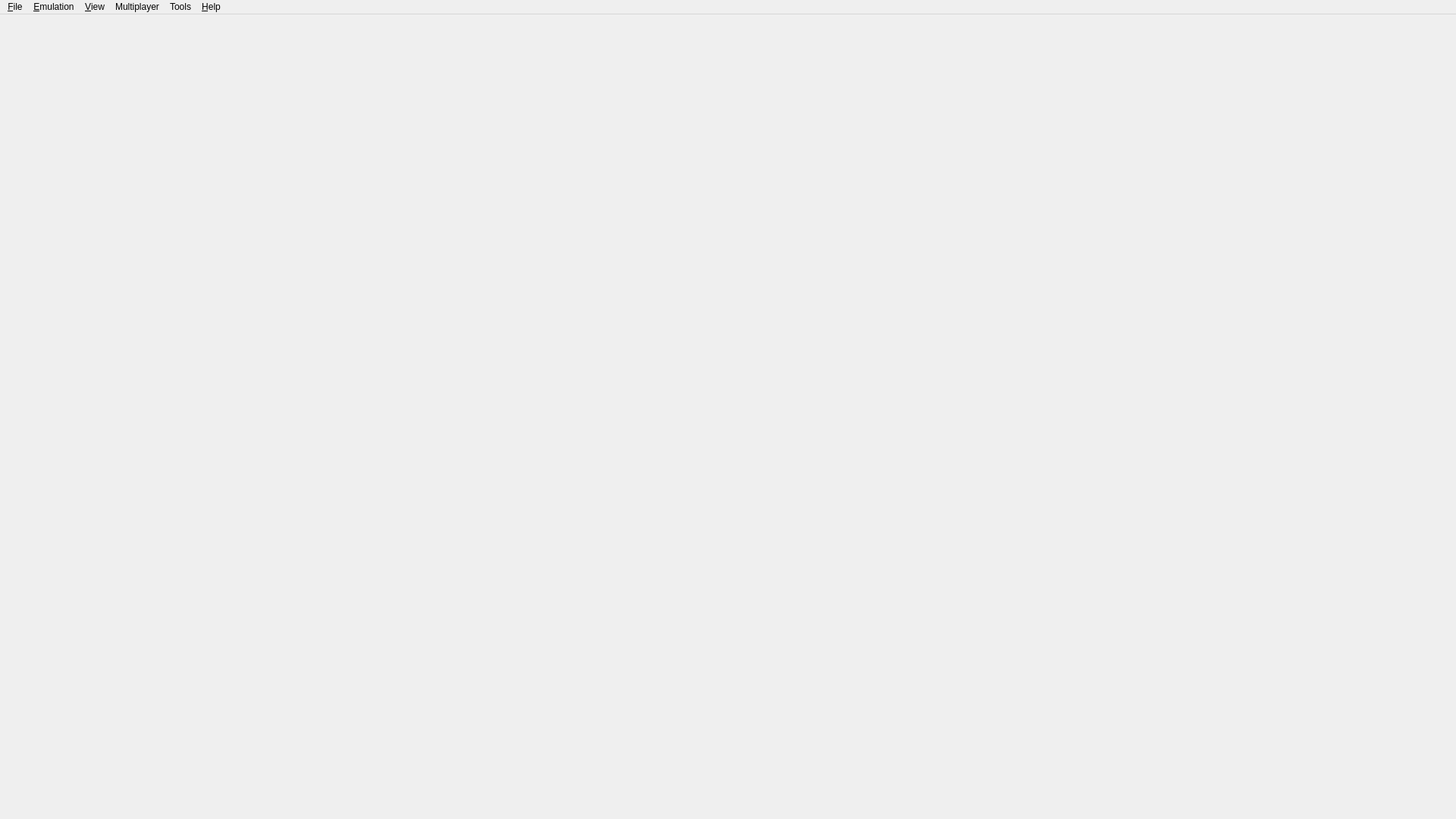
<?xml version="1.0" encoding="UTF-8"?>
<ui version="4.0">
 <class>MainWindow</class>
 <widget class="QMainWindow" name="MainWindow">
  <property name="geometry">
   <rect>
    <x>0</x>
    <y>0</y>
    <width>1920</width>
    <height>1080</height>
   </rect>
  </property>
  <property name="windowTitle">
   <string>Citra</string>
  </property>
  <property name="windowIcon">
   <iconset>
    <normaloff>dist/citra.png</normaloff>dist/citra.png</iconset>
  </property>
  <property name="tabShape">
   <enum>QTabWidget::Rounded</enum>
  </property>
  <property name="dockNestingEnabled">
   <bool>true</bool>
  </property>
  <widget class="QWidget" name="centralwidget">
   <layout class="QHBoxLayout" name="horizontalLayout">
    <property name="leftMargin">
     <number>0</number>
    </property>
    <property name="topMargin">
     <number>0</number>
    </property>
    <property name="rightMargin">
     <number>0</number>
    </property>
    <property name="bottomMargin">
     <number>0</number>
    </property>
   </layout>
  </widget>
  <widget class="QMenuBar" name="menubar">
   <property name="geometry">
    <rect>
     <x>0</x>
     <y>0</y>
     <width>1081</width>
     <height>25</height>
    </rect>
   </property>
   <widget class="QMenu" name="menu_File">
    <property name="title">
     <string>&amp;File</string>
    </property>
    <widget class="QMenu" name="menu_Boot_Home_Menu">
     <property name="title">
      <string>Boot Home Menu</string>
     </property>
     <addaction name="action_Boot_Home_Menu_JPN"/>
     <addaction name="action_Boot_Home_Menu_USA"/>
     <addaction name="action_Boot_Home_Menu_EUR"/>
     <addaction name="action_Boot_Home_Menu_AUS"/>
     <addaction name="action_Boot_Home_Menu_CHN"/>
     <addaction name="action_Boot_Home_Menu_KOR"/>
     <addaction name="action_Boot_Home_Menu_TWN"/>
    </widget>
    <widget class="QMenu" name="menu_recent_files">
     <property name="title">
      <string>Recent Files</string>
     </property>
    </widget>
    <widget class="QMenu" name="menu_Amiibo">
     <property name="title">
      <string>Amiibo</string>
     </property>
     <addaction name="action_Load_Amiibo"/>
     <addaction name="action_Remove_Amiibo"/>
    </widget>
    <addaction name="action_Load_File"/>
    <addaction name="action_Install_CIA"/>
    <addaction name="menu_Boot_Home_Menu"/>
    <addaction name="separator"/>
    <addaction name="menu_recent_files"/>
    <addaction name="separator"/>
    <addaction name="menu_Amiibo"/>
    <addaction name="separator"/>
    <addaction name="action_Open_Citra_Folder"/>
    <addaction name="separator"/>
    <addaction name="action_Exit"/>
   </widget>
   <widget class="QMenu" name="menu_Emulation">
    <property name="title">
     <string>&amp;Emulation</string>
    </property>
    <widget class="QMenu" name="menu_Save_State">
     <property name="title">
      <string>Save State</string>
     </property>
     <addaction name="action_Save_to_Oldest_Slot"/>
     <addaction name="separator"/>
    </widget>
    <widget class="QMenu" name="menu_Load_State">
     <property name="title">
      <string>Load State</string>
     </property>
     <addaction name="action_Load_from_Newest_Slot"/>
     <addaction name="separator"/>
    </widget>
    <addaction name="action_Pause"/>
    <addaction name="action_Stop"/>
    <addaction name="action_Restart"/>
    <addaction name="separator"/>
    <addaction name="menu_Load_State"/>
    <addaction name="menu_Save_State"/>
    <addaction name="separator"/>
    <addaction name="action_Configure"/>
    <addaction name="action_Configure_Current_Game"/>
    <addaction name="action_Cheats"/>
   </widget>
   <widget class="QMenu" name="menu_View">
    <property name="title">
     <string>&amp;View</string>
    </property>
    <widget class="QMenu" name="menu_View_Debugging">
     <property name="title">
      <string>Debugging</string>
     </property>
     <addaction name="action_Create_Pica_Surface_Viewer"/>
     <addaction name="separator"/>
    </widget>
    <widget class="QMenu" name="menu_Screen_Layout">
     <property name="title">
      <string>Screen Layout</string>
     </property>
     <addaction name="action_Screen_Layout_Default"/>
     <addaction name="action_Screen_Layout_Single_Screen"/>
     <addaction name="action_Screen_Layout_Large_Screen"/>
     <addaction name="action_Screen_Layout_Side_by_Side"/>
     <addaction name="action_Screen_Layout_Separate_Windows"/>
     <addaction name="separator"/>
     <addaction name="action_Screen_Layout_Upright_Screens"/>
     <addaction name="action_Screen_Layout_Swap_Screens"/>
    </widget>
    <addaction name="action_Fullscreen"/>
    <addaction name="action_Single_Window_Mode"/>
    <addaction name="menu_Screen_Layout"/>
    <addaction name="separator"/>
    <addaction name="action_Display_Dock_Widget_Headers"/>
    <addaction name="action_Show_Filter_Bar"/>
    <addaction name="action_Show_Status_Bar"/>
    <addaction name="separator"/>
    <addaction name="menu_View_Debugging"/>
   </widget>
   <widget class="QMenu" name="menu_Multiplayer">
    <property name="enabled">
     <bool>true</bool>
    </property>
    <property name="title">
     <string>Multiplayer</string>
    </property>
    <addaction name="action_View_Lobby"/>
    <addaction name="action_Start_Room"/>
    <addaction name="action_Connect_To_Room"/>
    <addaction name="separator"/>
    <addaction name="action_Show_Room"/>
    <addaction name="action_Leave_Room"/>
   </widget>
   <widget class="QMenu" name="menu_Tools">
    <property name="title">
     <string>Tools</string>
    </property>
    <widget class="QMenu" name="menu_Movie">
     <property name="title">
      <string>Movie</string>
     </property>
     <addaction name="action_Record_Movie"/>
     <addaction name="action_Play_Movie"/>
     <addaction name="action_Close_Movie"/>
     <addaction name="separator"/>
     <addaction name="action_Movie_Read_Only_Mode"/>
     <addaction name="action_Save_Movie"/>
    </widget>
    <widget class="QMenu" name="menu_Frame_Advance">
     <property name="title">
      <string>Frame Advance</string>
     </property>
     <addaction name="action_Enable_Frame_Advancing"/>
     <addaction name="action_Advance_Frame"/>
    </widget>
    <addaction name="menu_Movie"/>
    <addaction name="menu_Frame_Advance"/>
    <addaction name="separator"/>
    <addaction name="action_Capture_Screenshot"/>
    <addaction name="action_Dump_Video"/>
   </widget>
   <widget class="QMenu" name="menu_Help">
    <property name="title">
     <string>&amp;Help</string>
    </property>
    <addaction name="action_Check_For_Updates"/>
    <addaction name="action_Open_Maintenance_Tool"/>
    <addaction name="separator"/>
    <addaction name="action_Report_Compatibility"/>
    <addaction name="separator"/>
    <addaction name="action_FAQ"/>
    <addaction name="action_About"/>
   </widget>
   <addaction name="menu_File"/>
   <addaction name="menu_Emulation"/>
   <addaction name="menu_View"/>
   <addaction name="menu_Multiplayer"/>
   <addaction name="menu_Tools"/>
   <addaction name="menu_Help"/>
  </widget>
  <action name="action_Load_File">
   <property name="text">
    <string>Load File...</string>
   </property>
  </action>
  <action name="action_Install_CIA">
   <property name="text">
    <string>Install CIA...</string>
   </property>
  </action>
  <action name="action_Boot_Home_Menu_JPN">
   <property name="text">
    <string>JPN</string>
   </property>
  </action>
  <action name="action_Boot_Home_Menu_USA">
   <property name="text">
    <string>USA</string>
   </property>
  </action>
  <action name="action_Boot_Home_Menu_EUR">
   <property name="text">
    <string>EUR</string>
   </property>
  </action>
  <action name="action_Boot_Home_Menu_AUS">
   <property name="text">
    <string>AUS</string>
   </property>
  </action>
  <action name="action_Boot_Home_Menu_CHN">
   <property name="text">
    <string>CHN</string>
   </property>
  </action>
  <action name="action_Boot_Home_Menu_KOR">
   <property name="text">
    <string>KOR</string>
   </property>
  </action>
  <action name="action_Boot_Home_Menu_TWN">
   <property name="text">
    <string>TWN</string>
   </property>
  </action>
  <action name="action_Exit">
   <property name="text">
    <string>E&amp;xit</string>
   </property>
  </action>
  <action name="action_Pause">
   <property name="enabled">
    <bool>false</bool>
   </property>
   <property name="text">
    <string>&amp;Pause</string>
   </property>
  </action>
  <action name="action_Stop">
   <property name="enabled">
    <bool>false</bool>
   </property>
   <property name="text">
    <string>&amp;Stop</string>
   </property>
  </action>
  <action name="action_Save">
   <property name="enabled">
    <bool>false</bool>
   </property>
   <property name="text">
    <string>Save</string>
   </property>
  </action>
  <action name="action_Load">
   <property name="enabled">
    <bool>false</bool>
   </property>
   <property name="text">
    <string>Load</string>
   </property>
  </action>
  <action name="action_FAQ">
   <property name="text">
    <string>FAQ</string>
   </property>
  </action>
  <action name="action_About">
   <property name="text">
    <string>About Citra</string>
   </property>
   <property name="menuRole">
    <enum>QAction::AboutRole</enum>
   </property>
  </action>
  <action name="action_Single_Window_Mode">
   <property name="checkable">
    <bool>true</bool>
   </property>
   <property name="text">
    <string>Single Window Mode</string>
   </property>
  </action>
  <action name="action_Save_to_Oldest_Slot">
   <property name="text">
    <string>Save to Oldest Slot</string>
   </property>
  </action>
  <action name="action_Load_from_Newest_Slot">
   <property name="text">
    <string>Load from Newest Slot</string>
   </property>
  </action>
  <action name="action_Configure">
   <property name="text">
    <string>Configure...</string>
   </property>
   <property name="menuRole">
    <enum>QAction::PreferencesRole</enum>
   </property>
  </action>
  <action name="action_Cheats">
   <property name="text">
    <string>Cheats...</string>
   </property>
  </action>
  <action name="action_Display_Dock_Widget_Headers">
   <property name="checkable">
    <bool>false</bool>
   </property>
   <property name="text">
    <string>Display Dock Widget Headers</string>
   </property>
  </action>
  <action name="action_Show_Filter_Bar">
   <property name="checkable">
    <bool>false</bool>
   </property>
   <property name="text">
    <string>Show Filter Bar</string>
   </property>
  </action>
  <action name="action_Show_Status_Bar">
   <property name="checkable">
    <bool>true</bool>
   </property>
   <property name="text">
    <string>Show Status Bar</string>
   </property>
  </action>
  <action name="action_Create_Pica_Surface_Viewer">
   <property name="text">
    <string>Create Pica Surface Viewer</string>
   </property>
  </action>
  <action name="action_Record_Movie">
   <property name="text">
    <string>Record...</string>
   </property>
  </action>
  <action name="action_Play_Movie">
   <property name="text">
    <string>Play...</string>
   </property>
  </action>
  <action name="action_Close_Movie">
   <property name="text">
    <string>Close</string>
   </property>
  </action>
  <action name="action_Save_Movie">
   <property name="enabled">
    <bool>false</bool>
   </property>
   <property name="text">
    <string>Save without Closing</string>
   </property>
  </action>
  <action name="action_Movie_Read_Only_Mode">
   <property name="checkable">
    <bool>true</bool>
   </property>
   <property name="checked">
    <bool>true</bool>
   </property>
   <property name="text">
    <string>Read-Only Mode</string>
   </property>
  </action>
  <action name="action_Enable_Frame_Advancing">
   <property name="checkable">
    <bool>true</bool>
   </property>
   <property name="text">
    <string>Enable Frame Advancing</string>
   </property>
  </action>
  <action name="action_Advance_Frame">
   <property name="enabled">
    <bool>false</bool>
   </property>
   <property name="text">
    <string>Advance Frame</string>
   </property>
  </action>
  <action name="action_Capture_Screenshot">
   <property name="enabled">
    <bool>false</bool>
   </property>
   <property name="text">
    <string>Capture Screenshot</string>
   </property>
  </action>
  <action name="action_Dump_Video">
   <property name="checkable">
    <bool>true</bool>
   </property>
   <property name="text">
    <string>Dump Video</string>
   </property>
  </action>
  <action name="action_View_Lobby">
   <property name="enabled">
    <bool>true</bool>
   </property>
   <property name="text">
    <string>Browse Public Game Lobby</string>
   </property>
  </action>
  <action name="action_Start_Room">
   <property name="enabled">
    <bool>true</bool>
   </property>
   <property name="text">
    <string>Create Room</string>
   </property>
  </action>
  <action name="action_Leave_Room">
   <property name="enabled">
    <bool>false</bool>
   </property>
   <property name="text">
    <string>Leave Room</string>
   </property>
  </action>
  <action name="action_Connect_To_Room">
   <property name="text">
    <string>Direct Connect to Room</string>
   </property>
  </action>
  <action name="action_Show_Room">
   <property name="enabled">
    <bool>false</bool>
   </property>
   <property name="text">
    <string>Show Current Room</string>
   </property>
  </action>
  <action name="action_Fullscreen">
   <property name="checkable">
    <bool>true</bool>
   </property>
   <property name="text">
    <string>Fullscreen</string>
   </property>
  </action>
  <action name="action_Open_Maintenance_Tool">
   <property name="text">
    <string>Modify Citra Install</string>
   </property>
   <property name="toolTip">
    <string>Opens the maintenance tool to modify your Citra installation</string>
   </property>
  </action>
  <action name="action_Screen_Layout_Default">
   <property name="checkable">
    <bool>true</bool>
   </property>
   <property name="text">
    <string>Default</string>
   </property>
  </action>
  <action name="action_Screen_Layout_Single_Screen">
   <property name="checkable">
    <bool>true</bool>
   </property>
   <property name="text">
    <string>Single Screen</string>
   </property>
  </action>
  <action name="action_Screen_Layout_Large_Screen">
   <property name="checkable">
    <bool>true</bool>
   </property>
   <property name="text">
    <string>Large Screen</string>
   </property>
  </action>
  <action name="action_Screen_Layout_Side_by_Side">
   <property name="checkable">
    <bool>true</bool>
   </property>
   <property name="text">
    <string>Side by Side</string>
   </property>
  </action>
  <action name="action_Screen_Layout_Separate_Windows">
   <property name="checkable">
    <bool>true</bool>
   </property>
   <property name="text">
    <string>Separate Windows</string>
   </property>
  </action>
  <action name="action_Screen_Layout_Swap_Screens">
   <property name="checkable">
    <bool>true</bool>
   </property>
   <property name="text">
    <string>Swap Screens</string>
   </property>
  </action>
  <action name="action_Screen_Layout_Upright_Screens">
   <property name="checkable">
    <bool>true</bool>
   </property>
   <property name="text">
    <string>Rotate Upright</string>
   </property>
  </action>
  <action name="action_Check_For_Updates">
   <property name="text">
    <string>Check for Updates</string>
   </property>
  </action>
  <action name="action_Report_Compatibility">
   <property name="enabled">
    <bool>false</bool>
   </property>
   <property name="text">
    <string>Report Compatibility</string>
   </property>
   <property name="visible">
    <bool>false</bool>
   </property>
  </action>
  <action name="action_Restart">
   <property name="enabled">
    <bool>false</bool>
   </property>
   <property name="text">
    <string>Restart</string>
   </property>
  </action>
  <action name="action_Load_Amiibo">
   <property name="enabled">
    <bool>false</bool>
   </property>
   <property name="text">
    <string>Load...</string>
   </property>
  </action>
  <action name="action_Remove_Amiibo">
   <property name="enabled">
    <bool>false</bool>
   </property>
   <property name="text">
    <string>Remove</string>
   </property>
  </action>
  <action name="action_Open_Citra_Folder">
   <property name="text">
    <string>Open Citra Folder</string>
   </property>
  </action>
  <action name="action_Configure_Current_Game">
   <property name="enabled">
    <bool>false</bool>
   </property>
   <property name="text">
    <string>Configure Current Game...</string>
   </property>
   <property name="menuRole">
    <enum>QAction::NoRole</enum>
   </property>
  </action>
 </widget>
 <resources/>
 <connections/>
</ui>
